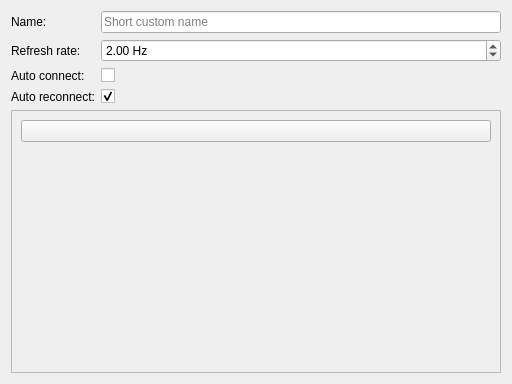
<?xml version="1.0" encoding="UTF-8"?>
<ui version="4.0">
 <class>GpsdTabSetupWidget</class>
 <widget class="QWidget" name="GpsdTabSetupWidget">
  <property name="geometry">
   <rect>
    <x>0</x>
    <y>0</y>
    <width>512</width>
    <height>384</height>
   </rect>
  </property>
  <layout class="QFormLayout" name="formLayout">
   <item row="0" column="0">
    <widget class="QLabel" name="label">
     <property name="text">
      <string>Name:</string>
     </property>
    </widget>
   </item>
   <item row="0" column="1">
    <widget class="QLineEdit" name="m_gName">
     <property name="toolTip">
      <string>Custom name</string>
     </property>
     <property name="placeholderText">
      <string>Short custom name</string>
     </property>
    </widget>
   </item>
   <item row="1" column="0">
    <widget class="QLabel" name="label_5">
     <property name="text">
      <string>Refresh rate:</string>
     </property>
    </widget>
   </item>
   <item row="1" column="1">
    <widget class="QDoubleSpinBox" name="m_gRefreshRate">
     <property name="toolTip">
      <string>Times per second to request the GPSD server</string>
     </property>
     <property name="suffix">
      <string notr="true"> Hz</string>
     </property>
     <property name="decimals">
      <number>2</number>
     </property>
     <property name="minimum">
      <double>0.100000000000000</double>
     </property>
     <property name="maximum">
      <double>60.000000000000000</double>
     </property>
     <property name="singleStep">
      <double>0.100000000000000</double>
     </property>
     <property name="value">
      <double>2.000000000000000</double>
     </property>
    </widget>
   </item>
   <item row="2" column="0">
    <widget class="QLabel" name="label_3">
     <property name="text">
      <string>Auto connect:</string>
     </property>
    </widget>
   </item>
   <item row="2" column="1">
    <widget class="QCheckBox" name="m_gAutoConnect">
     <property name="toolTip">
      <string>Automatically connect to the GPSD server</string>
     </property>
     <property name="text">
      <string/>
     </property>
    </widget>
   </item>
   <item row="3" column="0">
    <widget class="QLabel" name="label_4">
     <property name="text">
      <string>Auto reconnect:</string>
     </property>
    </widget>
   </item>
   <item row="3" column="1">
    <widget class="QCheckBox" name="m_gAutoReconnect">
     <property name="toolTip">
      <string>Reconnect to the GPSD server when connection lost</string>
     </property>
     <property name="text">
      <string/>
     </property>
     <property name="checked">
      <bool>true</bool>
     </property>
    </widget>
   </item>
   <item row="4" column="0" colspan="2">
    <widget class="QScrollArea" name="scrollArea">
     <property name="sizePolicy">
      <sizepolicy hsizetype="Expanding" vsizetype="Expanding">
       <horstretch>0</horstretch>
       <verstretch>100</verstretch>
      </sizepolicy>
     </property>
     <property name="sizeAdjustPolicy">
      <enum>QAbstractScrollArea::AdjustToContents</enum>
     </property>
     <property name="widgetResizable">
      <bool>true</bool>
     </property>
     <property name="alignment">
      <set>Qt::AlignLeading|Qt::AlignLeft|Qt::AlignTop</set>
     </property>
     <widget class="QWidget" name="scrollAreaWidgetContents">
      <property name="geometry">
       <rect>
        <x>0</x>
        <y>0</y>
        <width>492</width>
        <height>274</height>
       </rect>
      </property>
      <layout class="QVBoxLayout" name="verticalLayout_2">
       <item>
        <layout class="QVBoxLayout" name="m_gHostList"/>
       </item>
       <item>
        <widget class="QPushButton" name="m_btnAddHost">
         <property name="toolTip">
          <string>Add new host</string>
         </property>
         <property name="icon">
          <iconset resource="gpsd_javascript_relay.qrc">
           <normaloff>:/icon16_add.png</normaloff>:/icon16_add.png</iconset>
         </property>
        </widget>
       </item>
       <item>
        <spacer name="verticalSpacer">
         <property name="orientation">
          <enum>Qt::Vertical</enum>
         </property>
         <property name="sizeHint" stdset="0">
          <size>
           <width>20</width>
           <height>40</height>
          </size>
         </property>
        </spacer>
       </item>
      </layout>
     </widget>
    </widget>
   </item>
  </layout>
 </widget>
 <resources>
  <include location="gpsd_javascript_relay.qrc"/>
 </resources>
 <connections/>
</ui>
